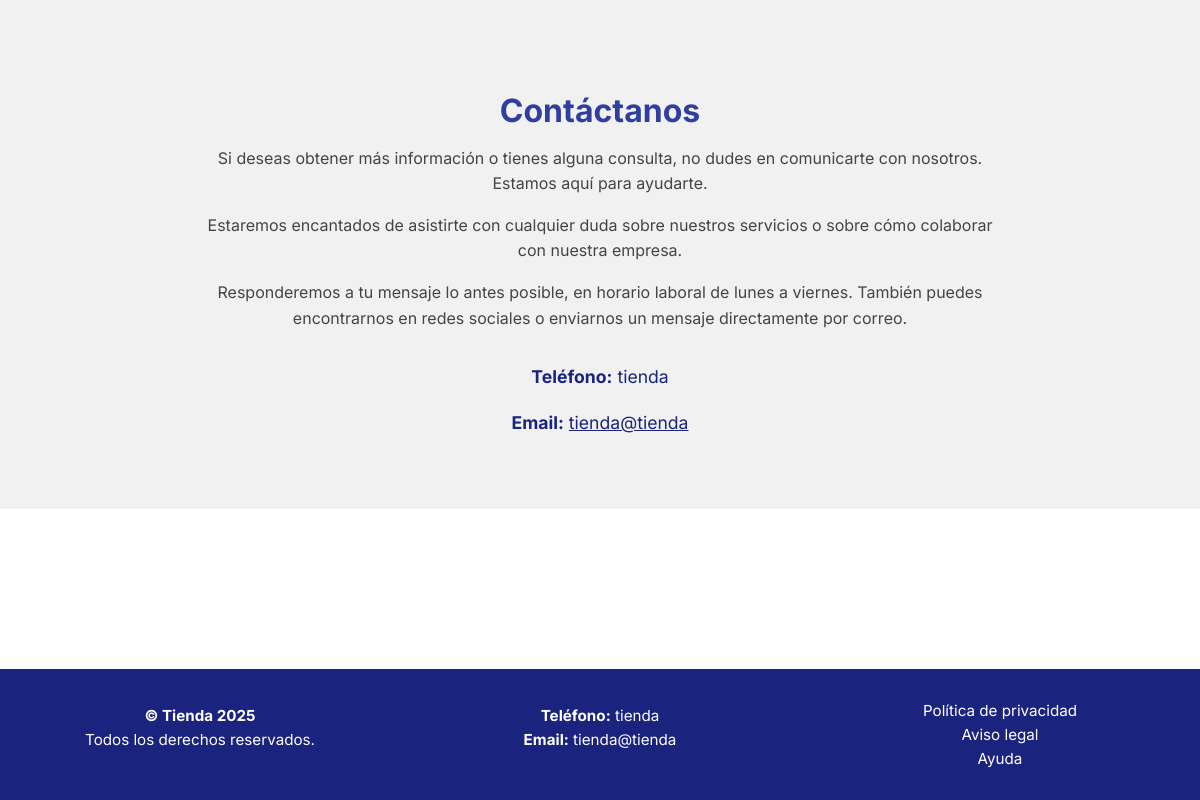
The app's page /pages/Tienda/info with its own data.
### app/models_publicos.py (models this page shows)
class TiendaEnProceso(db.Model):
    id = db.Column(db.Integer, primary_key=True)
    nombre = db.Column(db.String(100), nullable=False)
    apellidos = db.Column(db.String(100), nullable=False)
    email = db.Column(db.String(120), unique=True, nullable=False)
    telefono = db.Column(db.String(20))
    nombre_tienda = db.Column(db.String(100), unique=True, nullable=False)
    color_principal = db.Column(db.String(7))
    color_secundario = db.Column(db.String(7))
    color_fondo = db.Column(db.String(7))
    logo_url = db.Column(db.String(255))
    tipo_web = db.Column(db.String(50))
    plantilla = db.Column(db.String(50))
    titulo_tienda = db.Column(db.String(255), nullable=True)
    imagenes_tienda = db.Column(db.Text, nullable=True)
    descripcion_portfolio = db.Column(db.Text, nullable=True)
    imagen_portfolio = db.Column(db.String(255), nullable=True)
    sobre_nosotros = db.Column(db.Text, nullable=True)
    servicios_portfolio = db.Column(db.Text, nullable=True)
    productos_seleccionados = db.Column(db.Text)
    paso_actual = db.Column(db.Integer, default=1)
    finalizado = db.Column(db.Boolean, default=False)
    ruta_db_tienda = db.Column(db.String(255))
    fecha_creacion = db.Column(db.DateTime, default=datetime.utcnow)

class TiendaPublica(db.Model):
    id = db.Column(db.Integer, primary_key=True)
    nombre_tienda = db.Column(db.String(100), unique=True, nullable=False)
    email_contacto = db.Column(db.String(120), nullable=False)
    ruta_db = db.Column(db.String(255), nullable=False)  # Ruta al archivo .db de la tienda
    fecha_creacion = db.Column(db.DateTime, default=datetime.utcnow)

### app/routes/rutas_tiendas.py (the view)
@tienda_bp.route("/<nombre_tienda>/info")
def ver_info(nombre_tienda):
    tienda_publica = TiendaPublica.query.filter_by(nombre_tienda=nombre_tienda).first_or_404()
    tienda_proceso = TiendaEnProceso.query.filter_by(nombre_tienda=nombre_tienda).first()
    engine = create_engine(f"sqlite:///{tienda_publica.ruta_db}")
    metadata = MetaData()
    metadata.reflect(bind=engine)
    config_table = metadata.tables["configuracion_visual"]
    with engine.connect() as connection:
        config_data = connection.execute(config_table.select()).mappings().fetchone()
        configuracion = {
            "color_principal": config_data["color_principal"],
            "color_secundario": config_data["color_secundario"],
            "color_fondo": config_data["color_fondo"],
            "logo_url": config_data["logo_url"],
            "plantilla": config_data.get("plantilla", "info_1"),
            "descripcion_portfolio": config_data.get("descripcion_portfolio"),
            "imagen_portfolio": config_data.get("imagen_portfolio"),
            "sobre_nosotros": config_data.get("sobre_nosotros"),
            "servicios_portfolio": config_data.get("servicios_portfolio"),
        }
        if config_data.get("plantilla") == "info_1":
            plantilla_base = "PaginasTiendas/plantillas/info_1.html"
        else:
            plantilla_base = "PaginasTiendas/plantillas/info_2.html"
    return render_template("PaginasTiendas/plantillas/info/extra_info.html",
                           config=configuracion,
                           nombre_tienda=tienda_publica.nombre_tienda,
                           telefono=tienda_proceso.telefono,
                           email=tienda_proceso.email,
                            plantilla_base=plantilla_base)

### app/templates/PaginasTiendas/plantillas/info/extra_info.html (shortened to what this page needs)
{% extends 'PaginasTiendas/base_tienda.html' %}
{% block content %}
<section class="info-contacto" id="contacto">
  <div class="contacto-contenido">
    <h2>Contáctanos</h2>
    <p>Si deseas obtener más información o tienes alguna consulta, no dudes en comunicarte con nosotros. Estamos aquí para ayudarte.</p>
    <p>Estaremos encantados de asistirte con cualquier duda sobre nuestros servicios o sobre cómo colaborar con nuestra empresa.</p>
    <p>Responderemos a tu mensaje lo antes posible, en horario laboral de lunes a viernes. También puedes encontrarnos en redes sociales o enviarnos un mensaje directamente por correo.</p>
    <div class="contacto-datos">
      {% if telefono %}
        <p><strong>Teléfono:</strong> {{ telefono }}</p>
      {% endif %}
      {% if email %}
        <p><strong>Email:</strong> <a href="mailto:{{ email }}">{{ email }}</a></p>
      {% endif %}
    </div>
  </div>
</section>
{% include 'PaginasTiendas/plantillas/info/components/footer_info.html' %}
{% endblock %}

### app/templates/PaginasTiendas/plantillas/info/components/footer_info.html
<footer class="footer-info">
  <div class="footer-contenido">
    <div class="footer-columna">
      <p><strong>&copy; {{ nombre_tienda }} {{ current_year or "2025" }}</strong></p>
      <p>Todos los derechos reservados.</p>
    </div>
    <div class="footer-columna">
      {% if telefono %}
        <p><strong>Teléfono:</strong> {{ telefono }}</p>
      {% endif %}
      {% if email %}
        <p><strong>Email:</strong> <a href="mailto:{{ email }}">{{ email }}</a></p>
      {% endif %}
    </div>
    <div class="footer-columna enlaces-footer">
      <a href="#">Política de privacidad</a>
      <a href="#">Aviso legal</a>
      <a href="#">Ayuda</a>
    </div>
  </div>
</footer>

### app/static/css/Tiendas/main.css (style rules this page uses)
.footer-info { position: absolute; bottom: 0; left: 0; width: 100%; background-color: var(--color-secundario); color: white; padding: 2rem 1rem; font-size: 0.95rem; }
.footer-info .footer-contenido { max-width: 1200px; margin: 0 auto; display: flex; flex-wrap: wrap; justify-content: space-between; gap: 2rem; text-align: center; }
.footer-info .footer-contenido .footer-columna { flex: 1; min-width: 200px; }
.footer-info .footer-contenido .footer-columna p { margin: 0.3rem 0; }
.footer-info .footer-contenido .footer-columna a { color: white; text-decoration: none; }
.footer-info .footer-contenido .enlaces-footer { display: flex; flex-direction: column; gap: 0.3rem; }
.info-contacto { background-color: #f1f1f1; padding: 4rem 2rem; text-align: center; min-height: 30vh; }
.info-contacto .contacto-contenido { max-width: 800px; margin: 0 auto; }
.info-contacto .contacto-contenido h2 { font-size: 2rem; color: var(--color-principal); margin-bottom: 1rem; }
.info-contacto .contacto-contenido p { font-size: 1rem; color: #444; line-height: 1.6; margin-bottom: 1rem; }
.info-contacto .contacto-contenido .contacto-datos { margin-top: 2rem; }
.info-contacto .contacto-contenido .contacto-datos p { font-size: 1.1rem; color: var(--color-secundario); margin-bottom: 0.5rem; }
.info-contacto .contacto-contenido .contacto-datos p a { color: var(--color-secundario); text-decoration: underline; }

### records on screen
TiendaEnProceso: telefono "tienda", email "tienda@tienda"
TiendaPublica: nombre_tienda "Tienda"

### other values on screen
{{ current_year or "2025" }} "2025"
